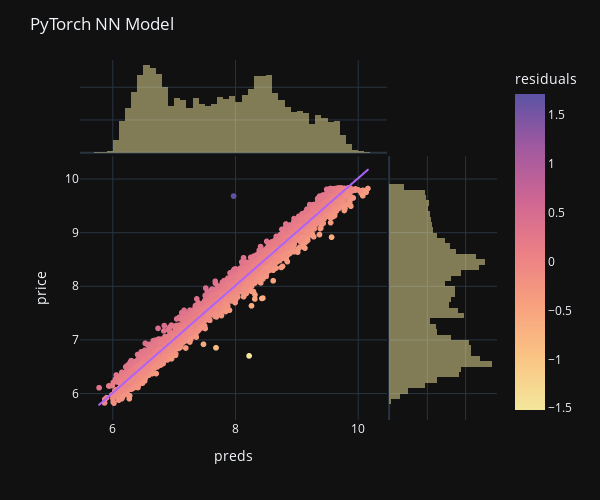

Notebook cell for this chart:
### Code cell
X_val['residuals'] = X_val.price - X_val.preds

preds = px.scatter(
  X_val, x='preds', y='price',
  marginal_x='histogram', marginal_y='histogram',
  trendline='ols', color='residuals',
  color_continuous_scale=px.colors.sequential.Sunset
)


preds.update_layout(title='PyTorch NN Model', width=600, height=500, template='plotly_dark')

preds.show()

### Figure 1 — Plotly figure (JSON) as saved in the notebook; plotly's stock layout.template omitted (floating-point values rounded to 4 significant figures; data arrays with more than 128 entries replaced by an {"elided": "..."} marker saying what was removed)
{"data": [{"hovertemplate": "preds=%{x}<br>price=%{y}<br>residuals=%{marker.color}<extra></extra>", "legendgroup": "", "marker": {"color": {"elided": "6069 float values"}, "coloraxis": "coloraxis", "symbol": "circle"}, "mode": "markers", "name": "", "showlegend": false, "type": "scattergl", "x": {"elided": "6069 float values"}, "xaxis": "x", "y": {"elided": "6069 float values"}, "yaxis": "y"}, {"alignmentgroup": "True", "bingroup": "x", "hovertemplate": "preds=%{x}<br>count=%{y}<extra></extra>", "legendgroup": "", "marker": {"color": "rgb(243, 231, 155)"}, "name": "", "offsetgroup": "", "opacity": 0.5, "showlegend": false, "type": "histogram", "x": {"elided": "6069 float values"}, "xaxis": "x3", "yaxis": "y3"}, {"alignmentgroup": "True", "bingroup": "y", "hovertemplate": "price=%{y}<br>count=%{x}<extra></extra>", "legendgroup": "", "marker": {"color": "rgb(243, 231, 155)"}, "name": "", "offsetgroup": "", "opacity": 0.5, "showlegend": false, "type": "histogram", "xaxis": "x2", "y": {"elided": "6069 float values"}, "yaxis": "y2"}, {"hovertemplate": "<b>OLS trendline</b><br>price = 1.00157 * preds + 0.00426065<br>R<sup>2</sup>=0.985070<br><br>preds=%{x}<br>price=%{y} <b>(trend)</b><extra></extra>", "legendgroup": "", "marker": {"symbol": "circle"}, "mode": "lines", "name": "", "showlegend": false, "type": "scattergl", "x": {"elided": "6069 float values"}, "xaxis": "x", "y": {"elided": "6069 float values"}, "yaxis": "y"}], "layout": {"barmode": "overlay", "coloraxis": {"colorbar": {"title": {"text": "residuals"}}, "colorscale": [[0, "rgb(243, 231, 155)"], [0.1667, "rgb(250, 196, 132)"], [0.3333, "rgb(248, 160, 126)"], [0.5, "rgb(235, 127, 134)"], [0.6667, "rgb(206, 102, 147)"], [0.8333, "rgb(160, 89, 160)"], [1, "rgb(92, 83, 165)"]]}, "height": 500, "legend": {"tracegroupgap": 0}, "margin": {"t": 60}, "title": {"text": "PyTorch NN Model"}, "width": 600, "xaxis": {"anchor": "y", "domain": [0, 0.7363], "title": {"text": "preds"}}, "xaxis2": {"anchor": "y2", "domain": [0.7413, 1], "matches": "x2", "showgrid": true, "showline": false, "showticklabels": false, "ticks": ""}, "xaxis3": {"anchor": "y3", "domain": [0, 0.7363], "matches": "x", "showgrid": true, "showticklabels": false}, "xaxis4": {"anchor": "y4", "domain": [0.7413, 1], "matches": "x2", "showgrid": true, "showline": false, "showticklabels": false, "ticks": ""}, "yaxis": {"anchor": "x", "domain": [0, 0.7326], "title": {"text": "price"}}, "yaxis2": {"anchor": "x2", "domain": [0, 0.7326], "matches": "y", "showgrid": true, "showticklabels": false}, "yaxis3": {"anchor": "x3", "domain": [0.7426, 1], "matches": "y3", "showgrid": true, "showline": false, "showticklabels": false, "ticks": ""}, "yaxis4": {"anchor": "x4", "domain": [0.7426, 1], "matches": "y3", "showgrid": true, "showline": false, "showticklabels": false, "ticks": ""}}}
